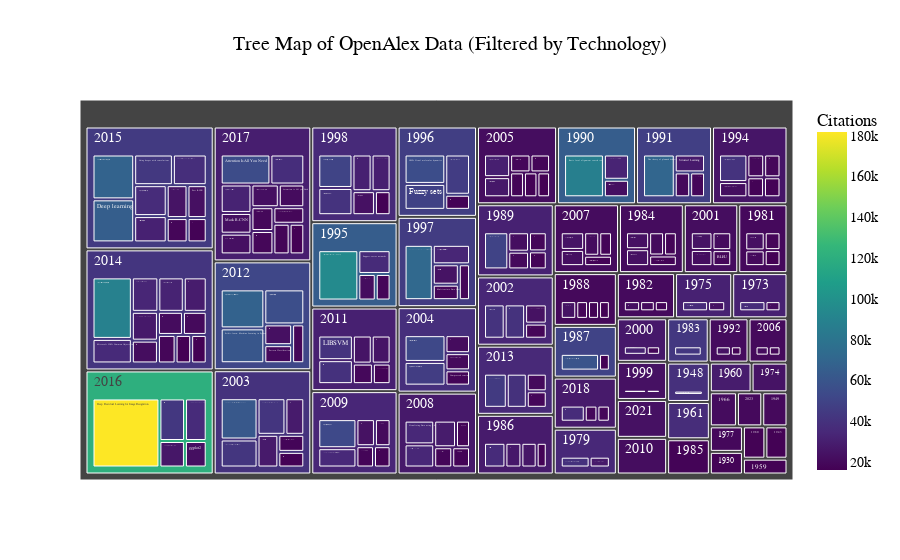

Write notebook code for a chart like this one.
### Code cell
import pandas as pd
import plotly.express as px
import requests

# Fetch data function remains the same
def fetch_openalex_data(concept_id):
    url = "https://api.openalex.org/works"
    params = {
        'filter': f'concepts.id:{concept_id}',
        'per-page': 200
    }
    response = requests.get(url, params=params)
    response.raise_for_status()
    return response.json()

# Updated process_data function
def process_data(data):
    works = data.get('results', [])
    processed = []
    for work in works:
        title = work.get('title', 'Unknown Title')
        publication_year = work.get('publication_year', 'Unknown Year')
        citation_count = work.get('cited_by_count', 0)
        processed.append({
            'Title': title,
            'Publication Year': publication_year,
            'Citations': citation_count
        })
    df = pd.DataFrame(processed)
    # Ensure no missing or duplicate entries
    df = df.dropna(subset=['Publication Year', 'Title'])
    df = df.groupby(['Publication Year', 'Title'], as_index=False).sum()
    return df

# Updated create_treemap function
def create_treemap(df, file_path=""):
    df['Publication Year'] = df['Publication Year'].astype(str)  # Ensure it's a string
    fig = px.treemap(
        df,
        path=['Publication Year', 'Title'],  # Hierarchical path
        values='Citations',  # Metric to size the boxes
        title='Tree Map of OpenAlex Data (Filtered by Technology)',
        color='Citations',
        color_continuous_scale='Viridis'
    )

    fig.update_layout(
    font=dict(
        family='Helvetica', 
        size=14,         # Font size
        color='black'     # Font color
    ),
    title_x=0.5  # Center the title
)
    fig.show()

        # Save the figure as an HTML file
    if file_path:
        fig.write_html(file_path)


# Main execution
if __name__ == "__main__":
    concept_id = "C154945302"  # Replace with your concept ID
    data = fetch_openalex_data(concept_id)
    df = process_data(data) 
    create_treemap(df, file_path = 'opeanlex_citations_treemap.html')

### Figure 1 — Plotly figure (JSON) as saved in the notebook; plotly's stock layout.template omitted (floating-point values rounded to 4 significant figures; data arrays with more than 128 entries replaced by an {"elided": "..."} marker saying what was removed)
{"data": [{"branchvalues": "total", "customdata": {"elided": "247x1 float values"}, "domain": {"x": [0, 1], "y": [0, 1]}, "hovertemplate": "labels=%{label}<br>Citations_sum=%{value}<br>parent=%{parent}<br>id=%{id}<br>Citations=%{color}<extra></extra>", "ids": {"elided": "247 str values"}, "labels": {"elided": "247 str values"}, "marker": {"coloraxis": "coloraxis", "colors": {"elided": "247 float values"}}, "name": "", "parents": {"elided": "247 str values"}, "type": "treemap", "values": {"elided": "247 int values"}}], "layout": {"coloraxis": {"colorbar": {"title": {"text": "Citations"}}, "colorscale": [[0, "#440154"], [0.1111, "#482878"], [0.2222, "#3e4989"], [0.3333, "#31688e"], [0.4444, "#26828e"], [0.5556, "#1f9e89"], [0.6667, "#35b779"], [0.7778, "#6ece58"], [0.8889, "#b5de2b"], [1, "#fde725"]]}, "font": {"color": "black", "family": "Helvetica", "size": 14}, "legend": {"tracegroupgap": 0}, "title": {"text": "Tree Map of OpenAlex Data (Filtered by Technology)", "x": 0.5}}}
